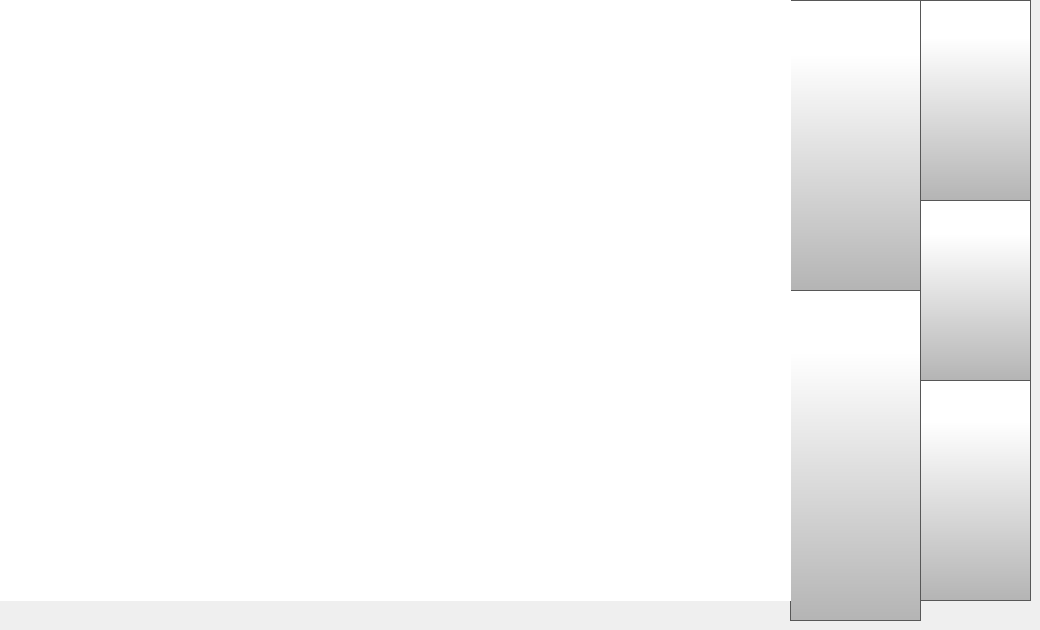
   <widget class="QWidget" name="fileListUSBPage">
    <widget class="QPushButton" name="USBStorageBackButton">
     <property name="geometry">
      <rect>
       <x>920</x>
       <y>380</y>
       <width>111</width>
       <height>221</height>
      </rect>
     </property>
     <property name="minimumSize">
      <size>
       <width>0</width>
       <height>0</height>
      </size>
     </property>
     <property name="font">
      <font>
       <family>Gotham Light</family>
       <pointsize>20</pointsize>
      </font>
     </property>
     <property name="styleSheet">
      <string notr="true">QPushButton {
        border: 1px solid rgb(87, 87, 87);
	background-color: qlineargradient(spread:pad, x1:0, y1:1, x2:0, y2:0.188, stop:0 rgba(180, 180, 180, 255), stop:1 rgba(255, 255, 255, 255));


}

QPushButton:pressed {
    background-color: qlineargradient(x1: 0, y1: 0, x2: 0, y2: 1,
                                      stop: 0 #dadbde, stop: 1 #f6f7fa);
}

QPushButton:flat {
    border: none; /* no border for a flat push button */
}

QPushButton:default {
    border-color: navy; /* make the default button prominent */
}

QPushButton:focus {
	outline: none;
}</string>
     </property>
     <property name="text">
      <string/>
     </property>
     <property name="icon">
      <iconset resource="../resources/resource.qrc">
       <normaloff>:/Navigation/img/Navigation/arrows-4.png</normaloff>:/Navigation/img/Navigation/arrows-4.png</iconset>
     </property>
     <property name="iconSize">
      <size>
       <width>70</width>
       <height>70</height>
      </size>
     </property>
     <property name="checkable">
      <bool>false</bool>
     </property>
     <property name="autoDefault">
      <bool>false</bool>
     </property>
     <property name="default">
      <bool>false</bool>
     </property>
     <property name="flat">
      <bool>false</bool>
     </property>
    </widget>
    <widget class="QPushButton" name="USBStorageScrollDown">
     <property name="geometry">
      <rect>
       <x>790</x>
       <y>290</y>
       <width>131</width>
       <height>331</height>
      </rect>
     </property>
     <property name="minimumSize">
      <size>
       <width>0</width>
       <height>0</height>
      </size>
     </property>
     <property name="font">
      <font>
       <family>Gotham Light</family>
       <pointsize>20</pointsize>
      </font>
     </property>
     <property name="styleSheet">
      <string notr="true">QPushButton {
     border: 1px solid rgb(87, 87, 87);
	background-color: qlineargradient(spread:pad, x1:0, y1:1, x2:0, y2:0.188, stop:0 rgba(180, 180, 180, 255), stop:1 rgba(255, 255, 255, 255));


}

QPushButton:pressed {
    background-color: qlineargradient(x1: 0, y1: 0, x2: 0, y2: 1,
                                      stop: 0 #dadbde, stop: 1 #f6f7fa);
}

QPushButton:flat {
    border: none; /* no border for a flat push button */
}

QPushButton:default {
    border-color: navy; /* make the default button prominent */
}

QPushButton:focus {
	outline: none;
}</string>
     </property>
     <property name="text">
      <string/>
     </property>
     <property name="icon">
      <iconset resource="../resources/resource.qrc">
       <normaloff>:/Navigation/img/Navigation/arrows-5.png</normaloff>:/Navigation/img/Navigation/arrows-5.png</iconset>
     </property>
     <property name="iconSize">
      <size>
       <width>70</width>
       <height>70</height>
      </size>
     </property>
     <property name="checkable">
      <bool>false</bool>
     </property>
     <property name="autoRepeat">
      <bool>true</bool>
     </property>
     <property name="autoExclusive">
      <bool>false</bool>
     </property>
     <property name="autoDefault">
      <bool>false</bool>
     </property>
     <property name="default">
      <bool>false</bool>
     </property>
     <property name="flat">
      <bool>false</bool>
     </property>
    </widget>
    <widget class="QPushButton" name="USBStorageSelectButton">
     <property name="geometry">
      <rect>
       <x>920</x>
       <y>0</y>
       <width>111</width>
       <height>201</height>
      </rect>
     </property>
     <property name="minimumSize">
      <size>
       <width>0</width>
       <height>0</height>
      </size>
     </property>
     <property name="font">
      <font>
       <family>Gotham Light</family>
       <pointsize>20</pointsize>
      </font>
     </property>
     <property name="styleSheet">
      <string notr="true">QPushButton {
     border: 1px solid rgb(87, 87, 87);
	background-color: qlineargradient(spread:pad, x1:0, y1:1, x2:0, y2:0.188, stop:0 rgba(180, 180, 180, 255), stop:1 rgba(255, 255, 255, 255));


}

QPushButton:pressed {
    background-color: qlineargradient(x1: 0, y1: 0, x2: 0, y2: 1,
                                      stop: 0 #dadbde, stop: 1 #f6f7fa);
}

QPushButton:flat {
    border: none; /* no border for a flat push button */
}

QPushButton:default {
    border-color: navy; /* make the default button prominent */
}

QPushButton:focus {
	outline: none;
}</string>
     </property>
     <property name="text">
      <string/>
     </property>
     <property name="icon">
      <iconset resource="../resources/resource.qrc">
       <normaloff>:/Icons/img/icons/verification-mark.png</normaloff>:/Icons/img/icons/verification-mark.png</iconset>
     </property>
     <property name="iconSize">
      <size>
       <width>70</width>
       <height>70</height>
      </size>
     </property>
     <property name="checkable">
      <bool>false</bool>
     </property>
     <property name="autoDefault">
      <bool>false</bool>
     </property>
     <property name="default">
      <bool>false</bool>
     </property>
     <property name="flat">
      <bool>false</bool>
     </property>
    </widget>
    <widget class="QPushButton" name="USBStorageScrollUp">
     <property name="geometry">
      <rect>
       <x>790</x>
       <y>0</y>
       <width>131</width>
       <height>291</height>
      </rect>
     </property>
     <property name="minimumSize">
      <size>
       <width>0</width>
       <height>0</height>
      </size>
     </property>
     <property name="font">
      <font>
       <family>Gotham Light</family>
       <pointsize>20</pointsize>
      </font>
     </property>
     <property name="styleSheet">
      <string notr="true">QPushButton {

     border: 1px solid rgb(87, 87, 87);
	background-color: qlineargradient(spread:pad, x1:0, y1:1, x2:0, y2:0.188, stop:0 rgba(180, 180, 180, 255), stop:1 rgba(255, 255, 255, 255));

}

QPushButton:pressed {
    background-color: qlineargradient(x1: 0, y1: 0, x2: 0, y2: 1,
                                      stop: 0 #dadbde, stop: 1 #f6f7fa);
}

QPushButton:flat {
    border: none; /* no border for a flat push button */
}

QPushButton:default {
    border-color: navy; /* make the default button prominent */
}

QPushButton:focus {
	outline: none;
}</string>
     </property>
     <property name="text">
      <string/>
     </property>
     <property name="icon">
      <iconset resource="../resources/resource.qrc">
       <normaloff>:/Navigation/img/Navigation/arrows.png</normaloff>:/Navigation/img/Navigation/arrows.png</iconset>
     </property>
     <property name="iconSize">
      <size>
       <width>70</width>
       <height>70</height>
      </size>
     </property>
     <property name="checkable">
      <bool>false</bool>
     </property>
     <property name="autoRepeat">
      <bool>true</bool>
     </property>
     <property name="autoExclusive">
      <bool>false</bool>
     </property>
     <property name="autoDefault">
      <bool>false</bool>
     </property>
     <property name="default">
      <bool>false</bool>
     </property>
     <property name="flat">
      <bool>false</bool>
     </property>
    </widget>
    <widget class="QPushButton" name="USBStorageSaveButton">
     <property name="geometry">
      <rect>
       <x>920</x>
       <y>200</y>
       <width>111</width>
       <height>181</height>
      </rect>
     </property>
     <property name="minimumSize">
      <size>
       <width>0</width>
       <height>0</height>
      </size>
     </property>
     <property name="font">
      <font>
       <family>Gotham Light</family>
       <pointsize>20</pointsize>
      </font>
     </property>
     <property name="styleSheet">
      <string notr="true">QPushButton {
     border: 1px solid rgb(87, 87, 87);
	background-color: qlineargradient(spread:pad, x1:0, y1:1, x2:0, y2:0.188, stop:0 rgba(180, 180, 180, 255), stop:1 rgba(255, 255, 255, 255));

}

QPushButton:pressed {
    background-color: qlineargradient(x1: 0, y1: 0, x2: 0, y2: 1,
                                      stop: 0 #dadbde, stop: 1 #f6f7fa);
}

QPushButton:flat {
    border: none; /* no border for a flat push button */
}

QPushButton:default {
    border-color: navy; /* make the default button prominent */
}

QPushButton:focus {
	outline: none;
}</string>
     </property>
     <property name="text">
      <string/>
     </property>
     <property name="icon">
      <iconset resource="../resources/resource.qrc">
       <normaloff>:/Icons/img/icons/icon.png</normaloff>:/Icons/img/icons/icon.png</iconset>
     </property>
     <property name="iconSize">
      <size>
       <width>70</width>
       <height>70</height>
      </size>
     </property>
     <property name="checkable">
      <bool>false</bool>
     </property>
     <property name="autoDefault">
      <bool>false</bool>
     </property>
     <property name="default">
      <bool>false</bool>
     </property>
     <property name="flat">
      <bool>false</bool>
     </property>
    </widget>
    <widget class="QListWidget" name="fileListWidgetUSB">
     <property name="geometry">
      <rect>
       <x>0</x>
       <y>0</y>
       <width>791</width>
       <height>601</height>
      </rect>
     </property>
     <property name="font">
      <font>
       <family>Gotham</family>
       <pointsize>20</pointsize>
      </font>
     </property>
     <property name="styleSheet">
      <string notr="true">

QListView {
    show-decoration-selected: 1; /* make the selection span the entire width
 of the view */
	background-color: rgb(255, 255, 255);
outline: none;
}

QListView::item:!selected {
	color: black;
outline: none;
}

QListView::item:selected {
    border:  rgb(182, 182, 182);
	color: rgb(255, 255, 255);
	background-color: rgb(40, 40, 40);
outline: none;
}

QListView::item:selected:!active {
     border: 1px solid rgb(182, 182, 182);
	background-color: rgb(40,40,40);
outline: none;

}

QListView::item:selected:active {
     border: 1px solid  rgb(182, 182, 182);
	background-color: rgb(40,40,40);
outline: none;
}

QListView::item:selected:focus {
	outline: none;
}
</string>
     </property>
     <property name="frameShape">
      <enum>QFrame::NoFrame</enum>
     </property>
     <property name="frameShadow">
      <enum>QFrame::Plain</enum>
     </property>
     <property name="verticalScrollBarPolicy">
      <enum>Qt::ScrollBarAlwaysOff</enum>
     </property>
     <property name="horizontalScrollBarPolicy">
      <enum>Qt::ScrollBarAlwaysOff</enum>
     </property>
     <property name="autoScrollMargin">
      <number>4</number>
     </property>
     <property name="verticalScrollMode">
      <enum>QAbstractItemView::ScrollPerItem</enum>
     </property>
     <property name="spacing">
      <number>8</number>
     </property>
    </widget>
   </widget>
